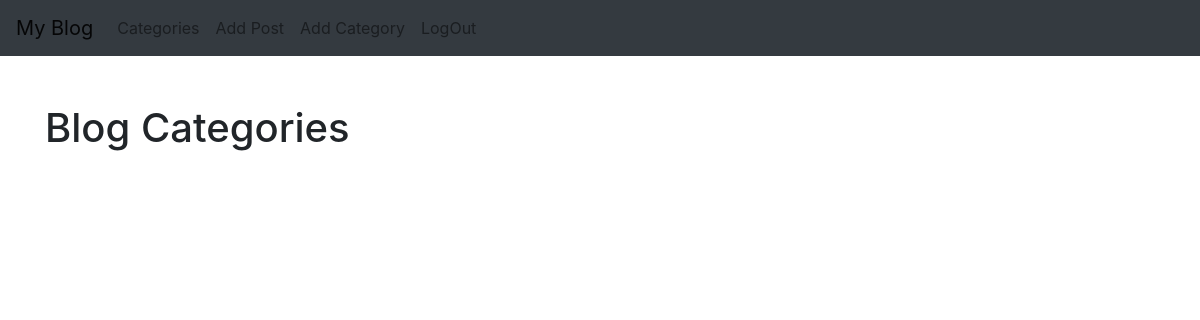
The page /category-list/ (signed in) on the database as committed earlier.
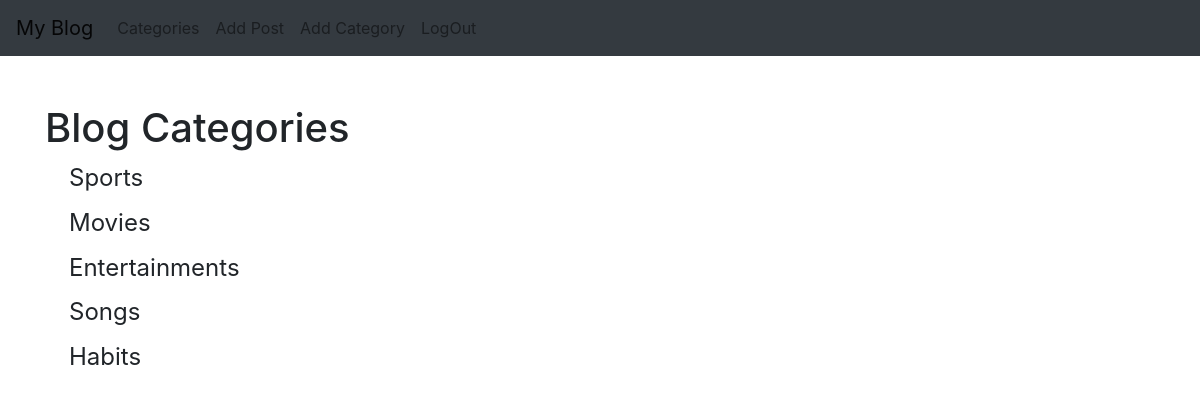
The same page on the database as committed later.
### app_blog/models.py (models this page shows, shortened)
class Category(models.Model):
    name = models.CharField(max_length=255)
    def __str__(self):
        return self.name

### app_blog/views.py (the view)
# urls.py: path('category-list/', CategoryListView,name='category-list'),
def CategoryListView(request):
    cat_menu_list = Category.objects.all()
    return render(request, 'app_blog/categories_list.html', {'cat_menu_list':cat_menu_list})

### app_blog/templates/app_blog/categories_list.html (shortened to what this page needs)
{% extends 'app_blog/base.html' %}
{% block content %}
<h1>Blog Categories</h1>
{% for item in cat_menu_list %}
   <h4><a class="dropdown-item" href="{% url 'category' item|slugify %}">{{ item }}</a></h4>
{% endfor %}
{% endblock %}

Rows that differ between the two databases and show on the page:
added Category: name "Sports"
added Category: name "Movies"
added Category: name "Entertainments"
added Category: name "Songs"
added Category: name "Habits"
